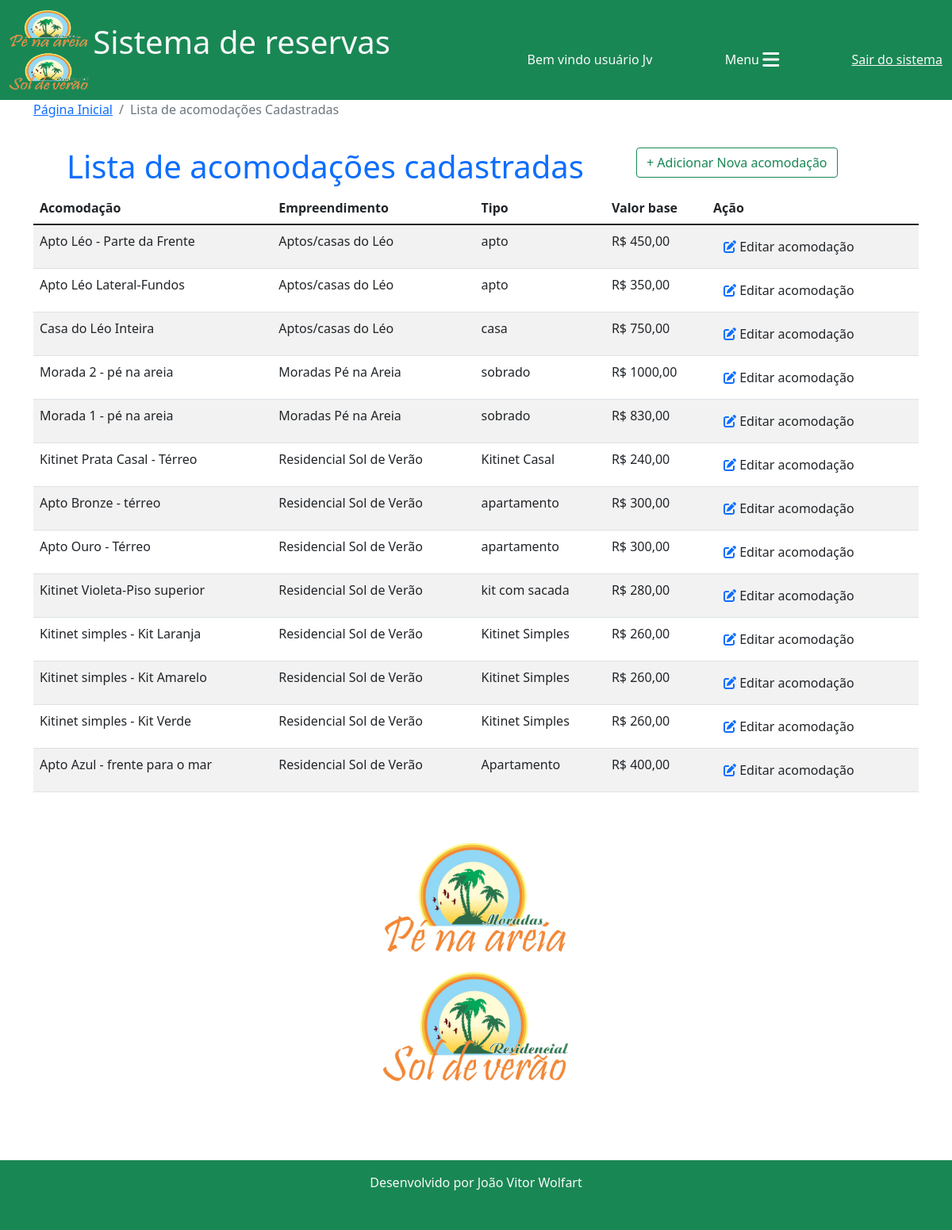
Page /reservas/lista_acomodacoes/ (signed in) on the earlier database version.
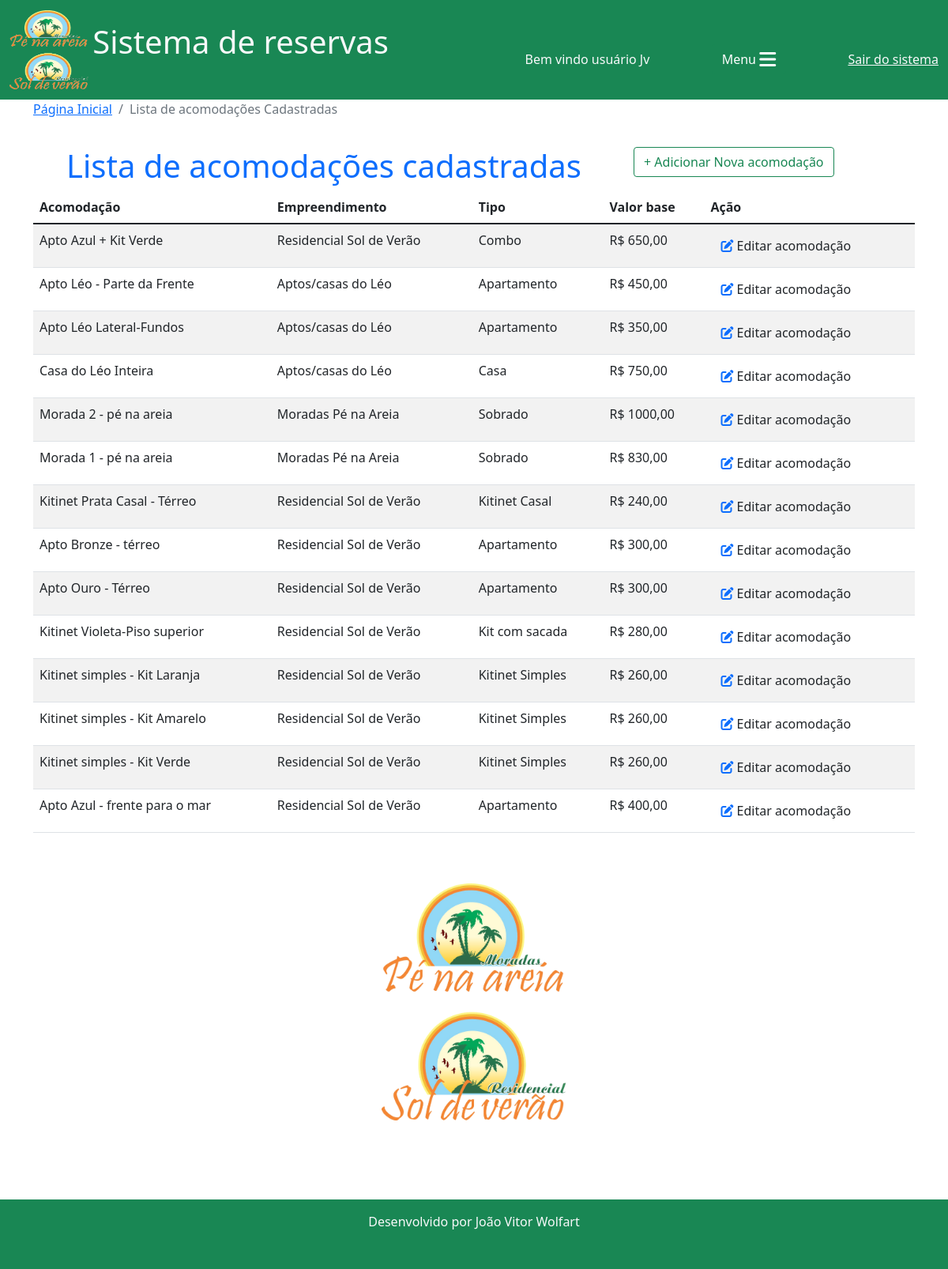
Same page on the later database version.
### reservas/models.py (models this page shows, shortened)
class Acomodacao(models.Model):
    nome = models.CharField(max_length=50)
    empreendimento = models.ForeignKey(Empreendimento, on_delete=models.DO_NOTHING)
    tipo = models.CharField(max_length=15)
    quartos = models.IntegerField(blank=True, null=True)
    valor_base = models.DecimalField(max_digits=10, decimal_places=2, blank=True, null=True)
    descricao = models.TextField()
    limite_ideal = models.IntegerField(blank=True, null=True)
    limite_adicional = models.IntegerField(blank=True, null=True)
    aceita_pet = models.BooleanField(default=False)

class Empreendimento(models.Model):
    nome = models.CharField(max_length=30)
    def __str__(self):
        return f"{self.nome}"

### reservas/views.py (the view)
# urls.py: path('lista_acomodacoes/', views.lista_acomodacoes, name="lista_acomodacoes"),
@login_required(login_url="login")
def lista_acomodacoes(request):
    acomodacoes = Acomodacao.objects.all().order_by("-id")
    return render(request, "lista_acomodacoes.html", {"acomodacoes": acomodacoes})

### reservas/templates/lista_acomodacoes.html (shortened to what this page needs)
{% extends 'base.html'%}
{% load static %}
{% block 'conteudo'%}
<nav aria-label="breadcrumb">
  <ol class="breadcrumb">
    <li class="breadcrumb-item"><a href="{% url 'home'%}">Página Inicial</a></li>
    <li class="breadcrumb-item active" aria-current="page">Lista de acomodações Cadastradas</li>
  </ol>
</nav>
<div class="row">
  <div class="col-sm-8">
  <h1 style="padding-top: 20px;" class="text-center text-primary">Lista de acomodações cadastradas</h1>
  </div>
  <div class="col-sm-4">
    <a href="{% url 'cadastrar_acomodacao'%}" class="btn btn-outline-success" style="margin-top: 20px;">+ Adicionar Nova acomodação</a>
  </div>
  </div>
<div class="col-12">
    <div class="col-12 table-responsive">
        <table class="table table-striped table-hover">
          <thead>
            <tr>
              <th scope="col">Acomodação</th>
              <th scope="col">Empreendimento</th>
              <th scope="col">Tipo</th>
              <th scope="col">Valor base</th>
              <th scope="col">Ação</th>
            </tr>
          </thead>
          <tbody>
            {% for c in acomodacoes %}
            <tr>
                <td>{{c.nome}}</td>
                <td>{{c.empreendimento}}</td>
                <td>{{c.tipo}}</td>
                <td>R$ {{c.valor_base}}</td>
                <td><a href="{% url 'alterar_acomodacao' c.id%}" class="btn"><i class="fa-solid fa-pen-to-square text-primary"></i> Editar acomodação</a></td>
            </tr>
            {% endfor %}
          </tbody>
        </table>
</div>
</div>
<div class="row">
    <div style="height: 400px; text-align: center;">
      <img src="{% static 'img/logo1.png'%}" alt="" class="image-fluid mt-5" style="height: 300px; margin: 0 auto;">
    </div>
</div>
{% endblock %}

### templates/base.html (shortened to what this page needs)
{% load static %}
<!DOCTYPE html>
<html lang="pt-br">
<head>
    <link href="https://cdn.jsdelivr.net/npm/bootstrap@5.1.3/dist/css/bootstrap.min.css" rel="stylesheet">
    <link rel="stylesheet" href="{% static 'css/estilo.css'%}">
</head>
<body>
    <nav class="navbar navbar-light bg-success">
        <div class="container-fluid">
          <a class="navbar-brand text-light" href="{% url 'home'%}">
            <img src="{% static 'img/logo1.png'%}" width="100" height="100" class="d-inline-block align-text-middle">
            <span class="fs-1">Sistema de reservas</span>
          </a>
          {% if user.first_name != ''%}
          <span class="text-light mt-4">Bem vindo {{user.first_name}} {{user.last_name}}</span>
          {% else %}
          <span class="text-light mt-4">Bem vindo usuário {{user}}</span>
          {% endif %}
          <button class="btn btn-success text-end mt-4" type="button" data-bs-toggle="offcanvas" data-bs-target="#offcanvasScrolling" aria-controls="offcanvasScrolling">Menu <i class="fa fa-bars fa-xl"></i></button>
          {% if user.is_authenticated %}
          <a href="{% url 'logout' %}" class="text-light mt-4">Sair do sistema</a>
          {% else %}
          <a href="" class="text-light mt-4">Faça seu login</a>
          {% endif %}
        </div>
    </nav>
      <div class="container">
       {% block 'conteudo'%}
       {% endblock %}
      </div>
    <footer class="text-center text-light bg-success mt-5 pb-3">
        <p class="py-3">Desenvolvido por João Vitor Wolfart</p>
    </footer>
</body>
</html>

Differences in the rows shown:
added Acomodacao: nome "Apto Azul + Kit Verde", empreendimento "Residencial Sol de Verão", tipo "Combo", valor_base "650,00"
changed Acomodacao "Apto Léo - Parte da Frente": tipo "apto" → "Apartamento"
changed Acomodacao "Apto Léo Lateral-Fundos": tipo "apto" → "Apartamento"
changed Acomodacao "Casa do Léo Inteira": tipo "casa" → "Casa"
changed Acomodacao "Morada 2 - pé na areia": tipo "sobrado" → "Sobrado"
changed Acomodacao "Morada 1 - pé na areia": tipo "sobrado" → "Sobrado"
changed Acomodacao "Apto Bronze - térreo": tipo "apartamento" → "Apartamento"
changed Acomodacao "Apto Ouro - Térreo": tipo "apartamento" → "Apartamento"
changed Acomodacao "Kitinet Violeta-Piso superior": tipo "kit com sacada" → "Kit com sacada"
